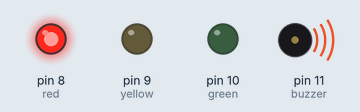
Recording of a sketch running on a simulated Arduino Uno, built with avr-gcc and run on an emulated ATmega328P. On the bench: output pins drawn as LEDs (lit = HIGH), buzzer (waves = sounding).

Above: at 0.1 s.
At 10.37 s:
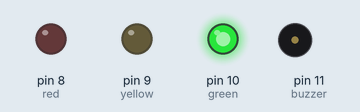
At 15.62 s:
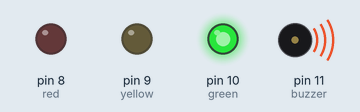
At 20.9 s:
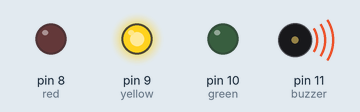
At 21.8 s:
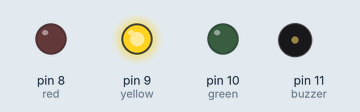
At 29.6 s:
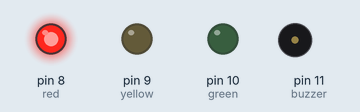
Timing chart, 0 to 40.0 s (numbered marks = the images above):
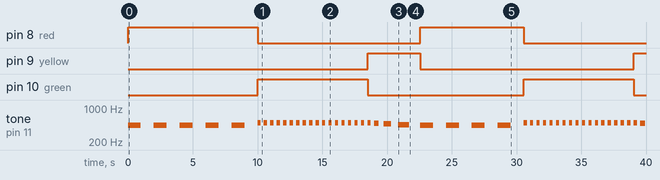

Measured:
- by itself, pin 8 (red): LOW → HIGH at 0.00 s, → LOW 10.0 s later, → HIGH 12.6 s later, → LOW 8.0 s later
- by itself, pin 9 (yellow): LOW → HIGH at 18.5 s, → LOW 4.1 s later, → HIGH 16.5 s later
- by itself, pin 10 (green): alternates HIGH for 8.5 s and LOW for 12.1 s
- by itself, tone on pin 11 (buzzer): plays 440 Hz for 1.0 s, 440 Hz for 1.0 s, 440 Hz for 1.0 s, 440 Hz for 1.0 s, 440 Hz for 1.0 s, 500 Hz for 0.25 s … (49 notes in this stretch)

The sketch:

toneMelody.pde
```cpp
int red=8;
int yellow=9;
int green=10;
int buzzer = 11;

void setup(){
  pinMode(red,OUTPUT);
  pinMode(yellow,OUTPUT);
  pinMode(green,OUTPUT);
  }

void loop(){
  digitalWrite(red,HIGH);
  buzTone(440, 1000, 8000);
  digitalWrite(red,LOW);
  digitalWrite(green,HIGH);
  buzTone(500, 250, 8000);
  digitalWrite(green,LOW);
  digitalWrite(red,LOW);
  digitalWrite(yellow,HIGH);
  //buzTone(440, 1000, 3000);
  transition(500, 440, 250, 1000, 3000);
  digitalWrite(yellow,LOW);
}

void buzTone(int freq, int d, int dur) {
    unsigned long startTime, curTime = 0;

    while (curTime <= dur) {
      startTime = millis();
      tone(buzzer, freq);
      delay(d);
      noTone(buzzer);
      delay(d);
      curTime = curTime + millis() - startTime;
    }
}

void transition (int startF, int endF, int startD, int endD, int dur) {
   unsigned long begTime, curTime = 0;
   float curF = startF, d = startD;

    while (curTime <= dur) {
      begTime = millis();
      tone(buzzer, curF);
      delay(d);
      noTone(buzzer);
      delay(d);
      d += ((endD - startD)/((1.0)*dur))*(millis()-begTime);
      curF -= (startF-endF)/((1.0)*dur)*(millis()-begTime);
      curTime += millis() - begTime;
    }
}
```
